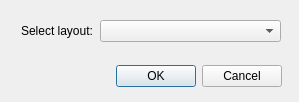
<?xml version="1.0" encoding="UTF-8"?>
<ui version="4.0">
 <class>SaveAttributesDialogBase</class>
 <widget class="QDialog" name="SaveAttributesDialogBase">
  <property name="geometry">
   <rect>
    <x>0</x>
    <y>0</y>
    <width>299</width>
    <height>102</height>
   </rect>
  </property>
  <property name="windowTitle">
   <string>Change layout</string>
  </property>
  <widget class="QDialogButtonBox" name="button_box">
   <property name="geometry">
    <rect>
     <x>31</x>
     <y>60</y>
     <width>251</width>
     <height>32</height>
    </rect>
   </property>
   <property name="orientation">
    <enum>Qt::Horizontal</enum>
   </property>
   <property name="standardButtons">
    <set>QDialogButtonBox::Cancel|QDialogButtonBox::Ok</set>
   </property>
  </widget>
  <widget class="QComboBox" name="comboBox">
   <property name="geometry">
    <rect>
     <x>100</x>
     <y>20</y>
     <width>181</width>
     <height>22</height>
    </rect>
   </property>
  </widget>
  <widget class="QLabel" name="label">
   <property name="geometry">
    <rect>
     <x>21</x>
     <y>23</y>
     <width>71</width>
     <height>16</height>
    </rect>
   </property>
   <property name="text">
    <string>Select layout:</string>
   </property>
  </widget>
 </widget>
 <resources/>
 <connections>
  <connection>
   <sender>button_box</sender>
   <signal>accepted()</signal>
   <receiver>SaveAttributesDialogBase</receiver>
   <slot>accept()</slot>
   <hints>
    <hint type="sourcelabel">
     <x>20</x>
     <y>20</y>
    </hint>
    <hint type="destinationlabel">
     <x>20</x>
     <y>20</y>
    </hint>
   </hints>
  </connection>
  <connection>
   <sender>button_box</sender>
   <signal>rejected()</signal>
   <receiver>SaveAttributesDialogBase</receiver>
   <slot>reject()</slot>
   <hints>
    <hint type="sourcelabel">
     <x>20</x>
     <y>20</y>
    </hint>
    <hint type="destinationlabel">
     <x>20</x>
     <y>20</y>
    </hint>
   </hints>
  </connection>
 </connections>
</ui>
